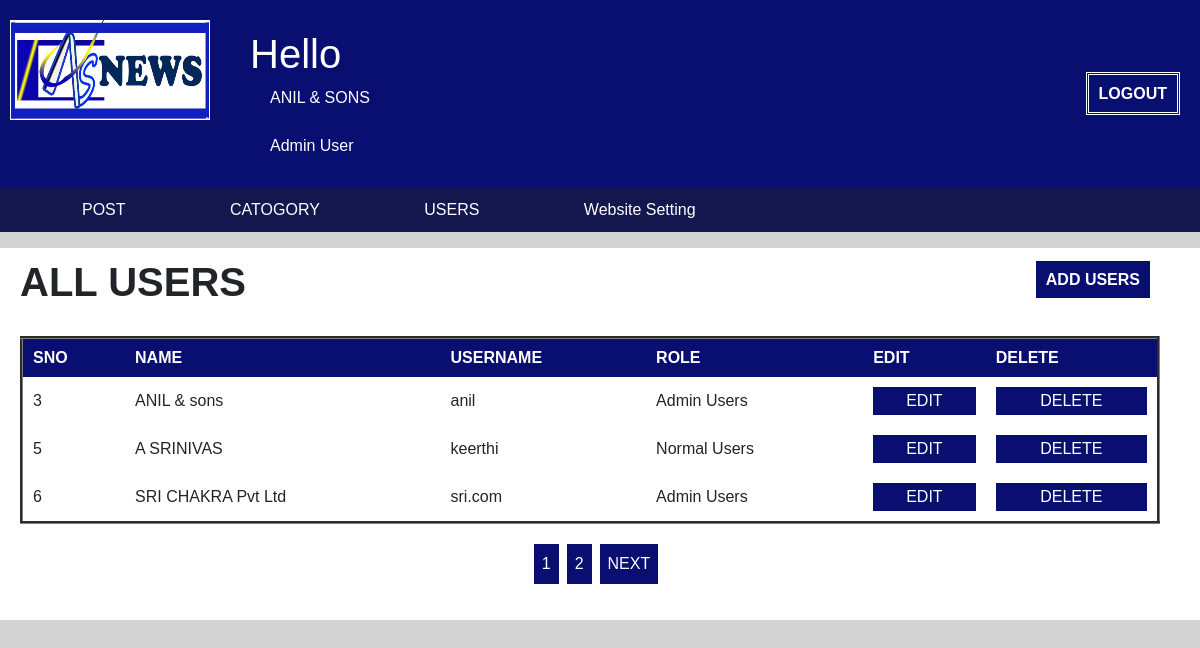
/admin/users.php (signed in), run on the app's committed database.
### tables this page shows
CREATE TABLE `setting` (
  `logo` varchar(50) NOT NULL,
  `footer` varchar(255) NOT NULL
);

CREATE TABLE `users` (
  `user_id` int(10) NOT NULL,
  `first_name` varchar(30) NOT NULL,
  `last_name` varchar(30) NOT NULL,
  `username` varchar(30) NOT NULL,
  `password` varchar(40) NOT NULL,
  `role` int(11) NOT NULL
);

### admin/users.php (the view, shortened to what this page needs)
<?php
	include "header.php";
?>
<div class="sec_container">
				<div class="fleid_container">
						<div class="add"> <a href="add-users.php">ADD USERS</a></div>
						<h1> ALL USERS </h1>
						<?php
							include "config.php";
							$limit = 3;
							if(isset($_GET['page'])){
								$page = $_GET['page'];
							}else{
								$page = 1;
							}
							$offset = ($page - 1) * $limit;
							$sql="SELECT * FROM users LIMIT {$offset}, {$limit}";
							$result = mysqli_query($conn,$sql) or die("Query Faild ");
							if(mysqli_num_rows($result) > 0){
						?>
					<table border="3px solid black" cellspacing="0px" cellpadding="0px">
						<thead>
							<tr>
								<td> SNO</td>
								<td> Name</td>
								<td> Username</td>
								<td> Role</td>
								<td> edit</td>
								<td> Delete</td>
							</tr>
						</thead>
						<tbody>
						<?php
							while($row = mysqli_fetch_assoc($result)){
						?>
							<tr>
								<td> <?php echo $row["user_id"]; ?></td>
								<td> <?php echo $row["first_name"]." ".$row["last_name"];?> </td>
								<td> <?php echo $row["username"]; ?></td>
								<td> <?php
										if($row["role"] == 0){
											echo "Normal Users";
										}else{
											echo "Admin Users";
										}
								; ?></td>
								<td>
									<a href="update-users.php?id=<?php echo $row["user_id"]; ?>"> EDIT</a>
								</td>
								<td>
									<a href="delete-users.php?id=<?php echo $row["user_id"]; ?>"> delete</a>
								</td>
							</tr>
						</tbody>
					<?php
							}
					?>
					</table>
					<?php
							}
					$sql1 = "SELECT * FROM users";
					$result1= mysqli_query($conn,$sql1) or die("Pagination Query Faied");
					if(mysqli_num_rows($result1)){
						$total_records = mysqli_num_rows($result1);
						$total_page = ceil($total_records / $limit);
						echo '<ul class="pagination">';
						for($i = 1; $i <= $total_page; $i++){
							if($i == $page){
								$active = "active";
							}else{
								$active = "";
							}
						echo '<li class="'.$active.'"><a href="users.php?page='.$i.'">'.$i.'</a></li>';
						}
						if($total_page > $page){
							echo '<li><a href="users.php?page=',($page + 1),'"> NEXT</a></li>';
						}
						echo '</ul>';
					}
					?>
					</div>
				</div>
			</div>
</body>
</html>

### admin/header.php (shortened to what this page needs)
<html>
<head>
	<link rel="stylesheet" href="../css/bootstrap.min.css" />
	<link rel="stylesheet" href="css\style.css">
</head>
<body>
		<div class ="main_container">
			<header>
			<?php
					include "config.php";
					$sql6 = "SELECT * FROM setting";
					$result6 = mysqli_query($conn,$sql6) or die("query failed");
					if(mysqli_num_rows($result6)){
					while($row6 = mysqli_fetch_assoc($result6)){
				?>
					<div class="logo"><img src="image\<?php echo $row6['logo'];?>"> </div>
						<?php
						}
					}
				?>
					<div class="imf"> <h1>Hello</h1>
										<span class ="hun"> <?php echo $_SESSION['usdis']; ?> </span><br><br>
										<span class ="hd"> <?php
													if($_SESSION["usrole"] == 0){
														echo "Normal User";
													}else{
														echo "Admin User";
													}
												?> </span>
					</div>
					<div class="logout"><a href="logout.php"> LOGOUT  </a></div>
			</header>
				<div class="menu-bar">
					<ul>
						<li><a href="post.php"> POST</a></li>
						<?php
							if($_SESSION["usrole"] == 1){
						?>
						<li><a href="category.php"> CATOGORY</a></li>
						<li><a href="users.php"> USERS</a></li>
						<li><a href="setting.php"> Website Setting </a></li>
						<?php
							}
						?>
					</ul>
				</div>

### admin/css/style.css (style rules this page uses)
* { padding:0; margin:0; font-family:arial; box-sizing:border-box; }
body { background:lightgrey; }
.main_container header { background:#080f71; display:flex; }
.main_container header .logo img { width:200px; height:100px; margin:20px 10px ; }
.main_container header .logout { margin-left:auto; align-self:center; margin-right:20px; }
.main_container header .logout a { color:white; text-decoration:none; font-weight:bold; border: 3px double white; padding:10px; }
.main_container header .imf { margin:30px; color: white; }
.main_container header .imf span.hun { margin-top:20px; padding:20px; text-transform:uppercase; }
.main_container header .imf span.hd { margin:20px; }
.main_container .menu-bar { background:#13174e; }
.main_container .menu-bar ul li { display:inline-block; padding:10px 30px; }
.main_container .menu-bar ul li a { color:white; text-decoration:none; padding:10px; margin:10px; }
.main_container .sec_container { background:white; overflow:auto; position:relative; }
.main_container .sec_container .fleid_container table { margin:20px; width:95%; }
.main_container .sec_container .fleid_container table td { padding:10px; }
.main_container .sec_container .fleid_container .add { position:absolute; right:30px; top:20px; }
.main_container .sec_container .fleid_container .add a { text-decoration:none; }
.main_container .sec_container .fleid_container h1 { padding:10px 20px; font-weight:bold; }
.main_container .sec_container .fleid_container .add a { background:#080f71; color:white; text-transform:uppercase; font-weight:bold; padding:10px; margin:20px; }
.main_container .sec_container .fleid_container table thead td { background:#080f71; color:white; text-transform:uppercase; font-weight:bold; padding-left:10px; }
.main_container .sec_container .fleid_container table tbody td a { background:#080f71; color:white; text-align:center; text-transform:uppercase; padding:5px; text-decoration:none; display:flex; justify-content:center; }
.main_container .pagination { display:flex; justify-content:center; }
.main_container .pagination a { display:block; padding:8px; margin-right:8px; background:#080f71; color:white; margin-bottom:20px; text-decoration:none; }

### data on the page
setting: logo (picture)
users: user_id "3", first_name "ANIL", last_name "& sons", username "anil", role "Admin Users"
users: user_id "5", first_name "A", last_name "SRINIVAS", username "keerthi", role "Normal Users"
users: user_id "6", first_name "SRI CHAKRA", last_name "Pvt Ltd", username "sri.com", role "Admin Users"

### other printed values
$_SESSION['usdis'] "ANIL & SONS"
